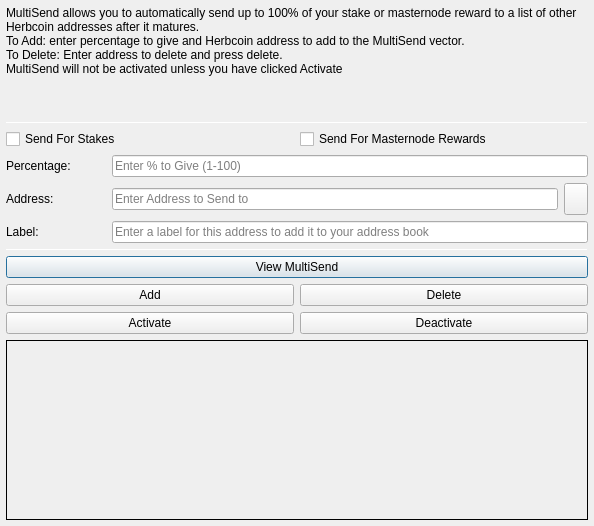
<?xml version="1.0" encoding="UTF-8"?>
<ui version="4.0">
 <class>MultiSendDialog</class>
 <widget class="QDialog" name="MultiSendDialog">
  <property name="windowModality">
   <enum>Qt::NonModal</enum>
  </property>
  <property name="geometry">
   <rect>
    <x>0</x>
    <y>0</y>
    <width>594</width>
    <height>526</height>
   </rect>
  </property>
  <property name="windowTitle">
   <string>MultiSend</string>
  </property>
  <layout class="QVBoxLayout" name="verticalLayout" stretch="0">
   <property name="margin">
    <number>6</number>
   </property>
   <item>
    <layout class="QVBoxLayout" name="verticalLayout_Main" stretch="1,1,1,0,1,1,1">
     <item>
      <widget class="QLabel" name="label_2">
       <property name="lineWidth">
        <number>1</number>
       </property>
       <property name="text">
        <string>MultiSend allows you to automatically send up to 100% of your stake or masternode reward to a list of other Herbcoin addresses after it matures.
To Add: enter percentage to give and Herbcoin address to add to the MultiSend vector.
To Delete: Enter address to delete and press delete.
MultiSend will not be activated unless you have clicked Activate</string>
       </property>
       <property name="alignment">
        <set>Qt::AlignLeading|Qt::AlignLeft|Qt::AlignTop</set>
       </property>
       <property name="wordWrap">
        <bool>true</bool>
       </property>
      </widget>
     </item>
     <item>
      <widget class="Line" name="line">
       <property name="minimumSize">
        <size>
         <width>0</width>
         <height>1</height>
        </size>
       </property>
       <property name="maximumSize">
        <size>
         <width>16777215</width>
         <height>1</height>
        </size>
       </property>
       <property name="orientation">
        <enum>Qt::Horizontal</enum>
       </property>
      </widget>
     </item>
     <item>
      <layout class="QVBoxLayout" name="verticalLayout_Settings">
       <item>
        <layout class="QHBoxLayout" name="horizontalLayout">
         <item>
          <widget class="QCheckBox" name="multiSendStakeCheckBox">
           <property name="text">
            <string>Send For Stakes</string>
           </property>
          </widget>
         </item>
         <item>
          <widget class="QCheckBox" name="multiSendMasternodeCheckBox">
           <property name="text">
            <string>Send For Masternode Rewards</string>
           </property>
          </widget>
         </item>
        </layout>
       </item>
       <item>
        <layout class="QHBoxLayout" name="horizontalLayout_6">
         <item>
          <widget class="QLabel" name="label">
           <property name="minimumSize">
            <size>
             <width>100</width>
             <height>0</height>
            </size>
           </property>
           <property name="toolTip">
            <string>Percentage of stake to send</string>
           </property>
           <property name="text">
            <string>Percentage:</string>
           </property>
          </widget>
         </item>
         <item>
          <widget class="QLineEdit" name="multiSendPercentEdit">
           <property name="toolTip">
            <string>Enter whole numbers 1 - 100</string>
           </property>
           <property name="placeholderText">
            <string>Enter % to Give (1-100)</string>
           </property>
          </widget>
         </item>
        </layout>
       </item>
       <item>
        <layout class="QHBoxLayout" name="horizontalLayout_7">
         <item>
          <widget class="QLabel" name="label_5">
           <property name="minimumSize">
            <size>
             <width>100</width>
             <height>0</height>
            </size>
           </property>
           <property name="toolTip">
            <string>Address to send portion of stake to</string>
           </property>
           <property name="text">
            <string>Address:</string>
           </property>
          </widget>
         </item>
         <item>
          <widget class="QLineEdit" name="multiSendAddressEdit">
           <property name="toolTip">
            <string/>
           </property>
           <property name="placeholderText">
            <string>Enter Address to Send to</string>
           </property>
          </widget>
         </item>
         <item>
          <widget class="QToolButton" name="addressBookButton">
           <property name="maximumSize">
            <size>
             <width>16777215</width>
             <height>32</height>
            </size>
           </property>
           <property name="toolTip">
            <string>Choose an address from the address book</string>
           </property>
           <property name="text">
            <string/>
           </property>
           <property name="icon">
            <iconset resource="../herbcoin.qrc">
             <normaloff>:/icons/address-book</normaloff>:/icons/address-book</iconset>
           </property>
           <property name="shortcut">
            <string>Alt+A</string>
           </property>
          </widget>
         </item>
        </layout>
       </item>
      </layout>
     </item>
     <item>
      <layout class="QHBoxLayout" name="horizontalLayout_3">
       <item>
        <widget class="QLabel" name="label_3">
         <property name="minimumSize">
          <size>
           <width>100</width>
           <height>0</height>
          </size>
         </property>
         <property name="text">
          <string>Label:</string>
         </property>
        </widget>
       </item>
       <item>
        <widget class="QLineEdit" name="labelAddressLabelEdit">
         <property name="placeholderText">
          <string>Enter a label for this address to add it to your address book</string>
         </property>
        </widget>
       </item>
      </layout>
     </item>
     <item>
      <widget class="Line" name="line_2">
       <property name="minimumSize">
        <size>
         <width>0</width>
         <height>1</height>
        </size>
       </property>
       <property name="maximumSize">
        <size>
         <width>16777215</width>
         <height>1</height>
        </size>
       </property>
       <property name="orientation">
        <enum>Qt::Horizontal</enum>
       </property>
      </widget>
     </item>
     <item>
      <layout class="QVBoxLayout" name="verticalLayout_Buttons">
       <item>
        <layout class="QHBoxLayout" name="horizontalLayout_4">
         <item>
          <widget class="QPushButton" name="viewButton">
           <property name="toolTip">
            <string/>
           </property>
           <property name="statusTip">
            <string>View MultiSend Vector</string>
           </property>
           <property name="text">
            <string>View MultiSend</string>
           </property>
          </widget>
         </item>
        </layout>
       </item>
       <item>
        <layout class="QHBoxLayout" name="horizontalLayout_2">
         <item>
          <widget class="QPushButton" name="addButton">
           <property name="toolTip">
            <string/>
           </property>
           <property name="statusTip">
            <string>Add to MultiSend Vector</string>
           </property>
           <property name="text">
            <string>Add</string>
           </property>
          </widget>
         </item>
         <item>
          <widget class="QPushButton" name="deleteButton">
           <property name="toolTip">
            <string/>
           </property>
           <property name="statusTip">
            <string>Delete Address From MultiSend Vector</string>
           </property>
           <property name="text">
            <string>Delete</string>
           </property>
          </widget>
         </item>
        </layout>
       </item>
       <item>
        <layout class="QHBoxLayout" name="horizontalLayout_5">
         <item>
          <widget class="QPushButton" name="activateButton">
           <property name="statusTip">
            <string>Activate MultiSend</string>
           </property>
           <property name="text">
            <string>Activate</string>
           </property>
          </widget>
         </item>
         <item>
          <widget class="QPushButton" name="disableButton">
           <property name="statusTip">
            <string>Deactivate MultiSend</string>
           </property>
           <property name="text">
            <string>Deactivate</string>
           </property>
          </widget>
         </item>
        </layout>
       </item>
      </layout>
     </item>
     <item>
      <widget class="QLabel" name="message">
       <property name="minimumSize">
        <size>
         <width>0</width>
         <height>180</height>
        </size>
       </property>
       <property name="frameShape">
        <enum>QFrame::Panel</enum>
       </property>
       <property name="frameShadow">
        <enum>QFrame::Plain</enum>
       </property>
       <property name="lineWidth">
        <number>1</number>
       </property>
       <property name="midLineWidth">
        <number>1</number>
       </property>
       <property name="text">
        <string/>
       </property>
       <property name="alignment">
        <set>Qt::AlignLeading|Qt::AlignLeft|Qt::AlignTop</set>
       </property>
       <property name="wordWrap">
        <bool>true</bool>
       </property>
      </widget>
     </item>
    </layout>
   </item>
  </layout>
 </widget>
 <resources>
  <include location="../herbcoin.qrc"/>
 </resources>
 <connections/>
</ui>
